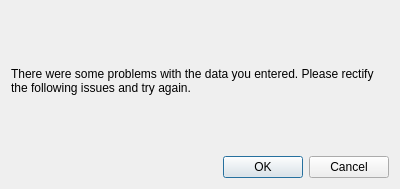
<?xml version="1.0" encoding="UTF-8"?>
<ui version="4.0">
 <class>Dialog</class>
 <widget class="QDialog" name="Dialog">
  <property name="geometry">
   <rect>
    <x>0</x>
    <y>0</y>
    <width>400</width>
    <height>189</height>
   </rect>
  </property>
  <property name="windowTitle">
   <string>Error</string>
  </property>
  <property name="modal">
   <bool>true</bool>
  </property>
  <layout class="QVBoxLayout" name="verticalLayout">
   <item>
    <widget class="QLabel" name="label">
     <property name="text">
      <string>There were some problems with the data you entered. Please rectify the following issues and try again.</string>
     </property>
     <property name="wordWrap">
      <bool>true</bool>
     </property>
    </widget>
   </item>
   <item>
    <widget class="QDialogButtonBox" name="buttonBox">
     <property name="orientation">
      <enum>Qt::Horizontal</enum>
     </property>
     <property name="standardButtons">
      <set>QDialogButtonBox::Cancel|QDialogButtonBox::Ok</set>
     </property>
    </widget>
   </item>
  </layout>
 </widget>
 <resources/>
 <connections>
  <connection>
   <sender>buttonBox</sender>
   <signal>accepted()</signal>
   <receiver>Dialog</receiver>
   <slot>accept()</slot>
   <hints>
    <hint type="sourcelabel">
     <x>248</x>
     <y>254</y>
    </hint>
    <hint type="destinationlabel">
     <x>157</x>
     <y>274</y>
    </hint>
   </hints>
  </connection>
  <connection>
   <sender>buttonBox</sender>
   <signal>rejected()</signal>
   <receiver>Dialog</receiver>
   <slot>reject()</slot>
   <hints>
    <hint type="sourcelabel">
     <x>316</x>
     <y>260</y>
    </hint>
    <hint type="destinationlabel">
     <x>286</x>
     <y>274</y>
    </hint>
   </hints>
  </connection>
 </connections>
</ui>
